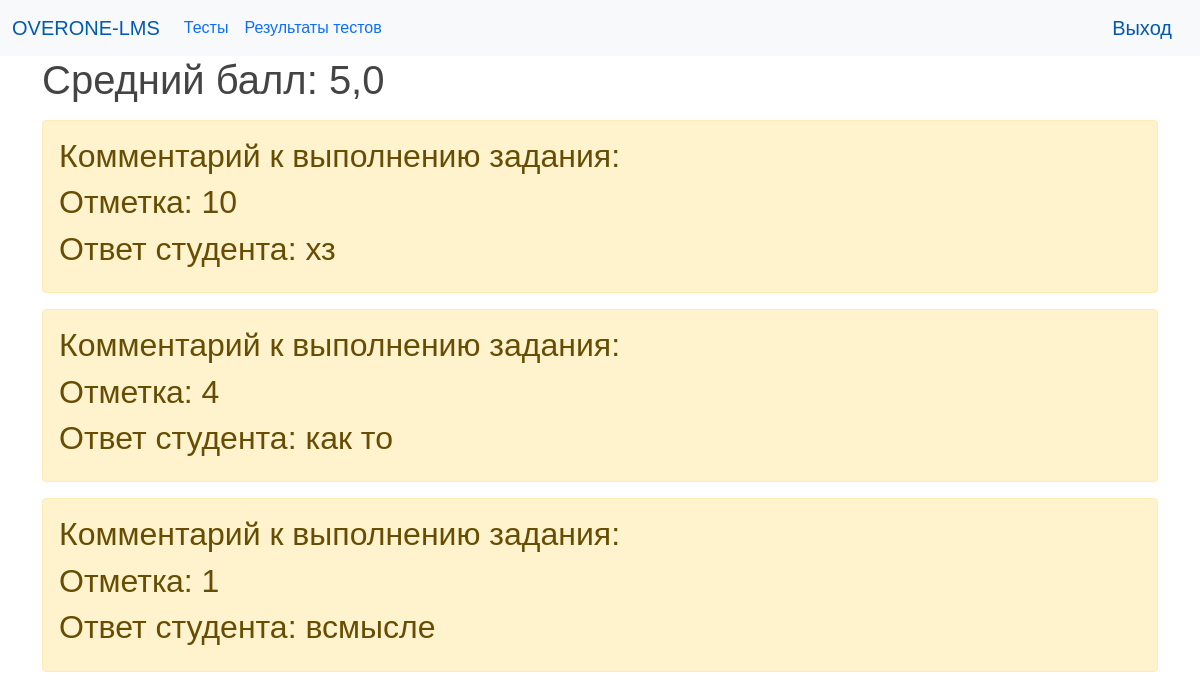
The app's page /marks/ (signed in) with its own data.
### lms/models.py (models this page shows)
class Mark(models.Model):
    solution = models.ForeignKey(Solution, on_delete=models.CASCADE,verbose_name="Решение")
    mark = models.IntegerField(validators=[
                                            MaxValueValidator(100),
                                            MinValueValidator(1)
                                           ])
    comment = models.TextField(blank=True, null=True, verbose_name="Комментарий")
    class Meta:
        verbose_name = 'Оценка'
        verbose_name_plural = 'Оценки'
        ordering = ['-mark']

class Solution(models.Model):
    student = models.ForeignKey(User, on_delete=models.CASCADE,verbose_name="Cтудент")
    task = models.ForeignKey(Task, on_delete=models.CASCADE,verbose_name="Задание")
    text = models.TextField(verbose_name="Решение")
    class Meta:
        verbose_name = 'Решение'
        verbose_name_plural = 'Решения'

### lms/views.py (the view)
# urls.py: path("marks/", marks, name="marks"),
@login_required
def marks(request):
    marks = Mark.objects.filter(solution__student=request.user.id)
    marks_values = Mark.objects.filter(solution__student=request.user.id).values_list('mark')
    marks_list = [i[0] for i in marks_values]
    average = sum(marks_list)/len(marks_list)
    context = {'marks': marks, 'average': average}
    print(context)
    return render(request, 'marks.html', context)

### lms/templates/marks.html
{% extends 'base.html' %}
{% load static %}
{% block content %}
<div class="container">
 <h1>Средний балл: {{average}}</h1>
            {% for mark in marks %}
    <div class="alert alert-warning mt-3">
            <h2>Комментарий к выполнению задания: {{mark.solution.comment}} </h2>
            <h2>Отметкa: {{mark.mark}} </h2>
            <h2>Ответ студента: {{mark.solution.text}} </h2>
  </div>
            {% endfor %}
        </div>
{% endblock %}

### lms/static/css/style.css (style rules this page uses)
html, body { font-family: 'Arial'; margin: 0; padding: 0; height: 100%; width: 100%; color: #444; }

### records on screen
Mark: mark "10", solution.text "хз"
Mark: mark "4", solution.text "как то"
Mark: mark "1", solution.text "всмысле"

### other values on screen
{{ average }} "5,0"
